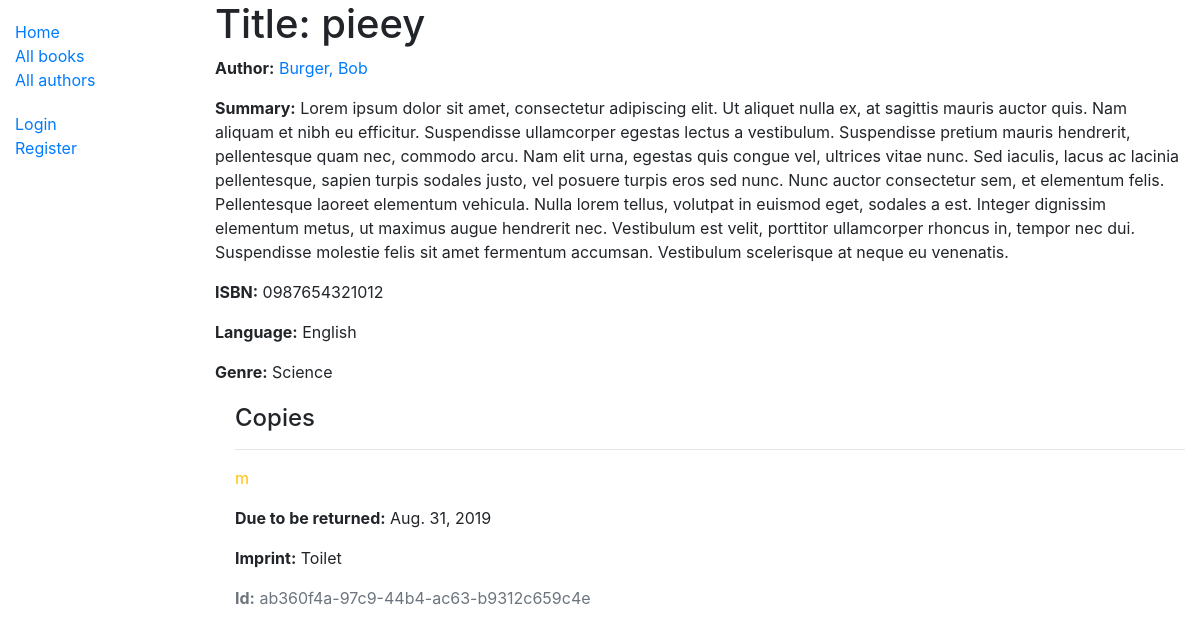
/catalog/book/1, run on the app's committed database.
### catalog/models.py (models this page shows, shortened)
class Book(models.Model):
    title = models.CharField(max_length=200)
    author = models.ForeignKey("Author", on_delete=models.CASCADE, null=True)
    summary = models.TextField(
        max_length=1000, help_text="Enter a brief description of the book"
    )
    isbn = models.CharField(
        "ISBN",
        max_length=13,
        help_text='13 Character <a href="https://www.isbn-international.org/content/what-isbn'
        '">ISBN number</a>',
    )
    genre = models.ManyToManyField(Genre, help_text="Select a genre for this book")
    language = models.ForeignKey("Language", on_delete=models.SET_NULL, null=True)
    def display_genre(self):
        """Creates a string for the Genre. This is required to display genre in Admin."""
        return ", ".join([genre.name for genre in self.genre.all()[:3]])
    display_genre.short_description = "Genre"

class Author(models.Model):
    first_name = models.CharField(max_length=100)
    last_name = models.CharField(max_length=100)
    date_of_birth = models.DateField(null=True, blank=True)
    date_of_death = models.DateField("died", null=True, blank=True)
    class Meta:
        ordering = ["last_name", "first_name"]
    def __str__(self):
        return "{0}, {1}".format(self.last_name, self.first_name)

class Language(models.Model):
    name = models.CharField(
        max_length=200,
        help_text="Enter the book's natural language (e.g. English, French, Japanese etc.)",
    )
    def __str__(self):
        return self.name

class Genre(models.Model):
    name = models.CharField(
        max_length=200,
        help_text="Enter a book genre (e.g. Science Fiction, French Poetry etc.)",
    )
    def __str__(self):
        return self.name

class BookInstance(models.Model):
    id = models.UUIDField(
        primary_key=True,
        default=uuid.uuid4,
        help_text="Unique ID for this particular book across whole library",
    )
    book = models.ForeignKey("Book", on_delete=models.SET_NULL, null=True)
    imprint = models.CharField(max_length=200)
    due_back = models.DateField(null=True, blank=True)
    borrower = models.ForeignKey(User, on_delete=models.SET_NULL, null=True, blank=True)
    LOAN_STATUS = (
        ("d", "Maintenance"),
        ("o", "On loan"),
        ("a", "Available"),
        ("r", "Reserved"),
    )
    status = models.CharField(
        max_length=1,
        choices=LOAN_STATUS,
        blank=True,
        default="d",
        help_text="Book availability",
    )
    class Meta:
        ordering = ["due_back"]
        permissions = (("can_mark_returned", "Set book as returned"),)

### catalog/views.py (the view)
# urls.py: path("book/<int:pk>", views.BookDetailView.as_view(), name="book-detail"),
class BookDetailView(generic.DetailView):
    model = Book

### catalog/templates/catalog/book_detail.html (shortened to what this page needs)
{% extends "base_generic.html" %}
{% block content %}
<h1>Title: {{ book.title }}</h1>
<p><strong>Author:</strong> <a href="{% url 'author-detail' book.author.pk %}">{{ book.author }}</a></p>
<p><strong>Summary:</strong> {{ book.summary }}</p>
<p><strong>ISBN:</strong> {{ book.isbn }}</p>
<p><strong>Language:</strong> {{ book.language }}</p>
<p><strong>Genre:</strong> {% for genre in book.genre.all %}{{genre}}{% if not forloop.last %}, {% endif %}{% endfor %}
</p>
<div style="margin-left:20px;margin-top:20px">
    <h4>Copies</h4>
    {% for copy in book.bookinstance_set.all %}
    <hr>
    <p
        class="{% if copy.status == 'a' %}text-success{% elif copy.status == 'd' %}text-danger{% else %}text-warning{% endif %}">
        {{ copy.get_status_display }}</p>
    {% if copy.status != 'a' %}<p><strong>Due to be returned:</strong> {{copy.due_back}}</p>{% endif %}
    <p><strong>Imprint:</strong> {{copy.imprint}}</p>
    <p class="text-muted"><strong>Id:</strong> {{copy.id}}</p>
    {% endfor %}
</div>
{% endblock %}

### data on the page
Book: title "pieey", author "Burger, Bob", summary "Lorem ipsum dolor sit amet, consectetur adipiscing elit. Ut aliquet nulla ex, at sagittis mauris auctor quis. Nam aliquam et nibh eu efficitur. Suspendisse ullamcorper egestas lectus a vestibulum. Suspendisse pretium mauris hendrerit, pellentesque quam nec, commodo arcu. Nam elit urna, egestas quis congue vel, ultrices vitae nunc. Sed iaculis, lacus ac lacinia pellentesque, sapien turpis sodales justo, vel posuere turpis eros sed nunc. Nunc auctor consectetur sem, et elementum felis. Pellentesque laoreet elementum vehicula. Nulla lorem tellus, volutpat in euismod eget, sodales a est. Integer dignissim elementum metus, ut maximus augue hendrerit nec. Vestibulum est velit, porttitor…", isbn "0987654321012", language "English"
Genre: name "Science"
BookInstance: status "m", due_back "Aug. 31, 2019", imprint "Toilet", id "ab360f4a-97c9-44b4-ac63-b9312c659c4e"
